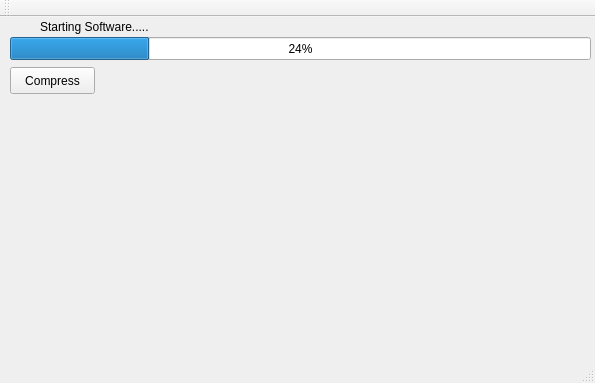
<?xml version="1.0" encoding="UTF-8"?>
<ui version="4.0">
 <class>MainWindow</class>
 <widget class="QMainWindow" name="MainWindow">
  <property name="geometry">
   <rect>
    <x>0</x>
    <y>0</y>
    <width>595</width>
    <height>383</height>
   </rect>
  </property>
  <property name="windowTitle">
   <string>SN ALPHA</string>
  </property>
  <widget class="QWidget" name="centralWidget">
   <widget class="QProgressBar" name="progressBar">
    <property name="geometry">
     <rect>
      <x>10</x>
      <y>20</y>
      <width>581</width>
      <height>23</height>
     </rect>
    </property>
    <property name="value">
     <number>24</number>
    </property>
   </widget>
   <widget class="QLabel" name="label">
    <property name="geometry">
     <rect>
      <x>40</x>
      <y>0</y>
      <width>551</width>
      <height>20</height>
     </rect>
    </property>
    <property name="text">
     <string>Starting Software.....</string>
    </property>
   </widget>
   <widget class="QPushButton" name="pushButton">
    <property name="geometry">
     <rect>
      <x>10</x>
      <y>50</y>
      <width>85</width>
      <height>27</height>
     </rect>
    </property>
    <property name="text">
     <string>Compress</string>
    </property>
   </widget>
  </widget>
  <widget class="QMenuBar" name="menuBar">
   <property name="geometry">
    <rect>
     <x>0</x>
     <y>0</y>
     <width>595</width>
     <height>27</height>
    </rect>
   </property>
  </widget>
  <widget class="QToolBar" name="mainToolBar">
   <attribute name="toolBarArea">
    <enum>TopToolBarArea</enum>
   </attribute>
   <attribute name="toolBarBreak">
    <bool>false</bool>
   </attribute>
  </widget>
  <widget class="QStatusBar" name="statusBar"/>
 </widget>
 <layoutdefault spacing="6" margin="11"/>
 <resources/>
 <connections/>
</ui>
